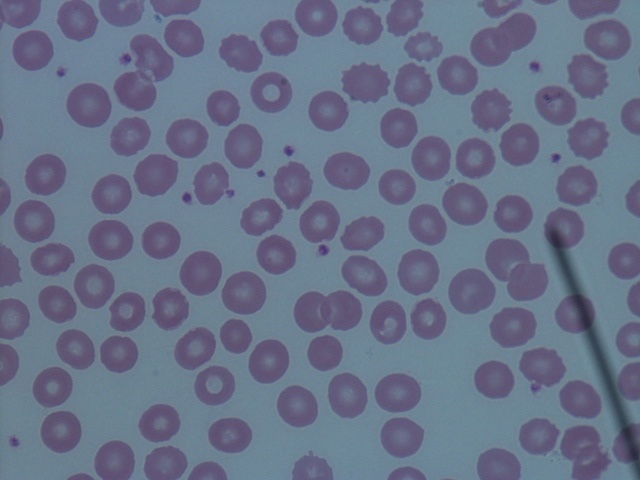
#> input picture 10.jpg, 640 x 480 px; its folder holds only this picture in this run
$ python -i segmentyanes.py   (imports and definitions only)
#> lines starting #> are read from the running program, lines starting #| are printed output that depends on the picture
import cv2 as cv
import imageio
from sklearn.cluster import KMeans
import numpy as np
from sklearn.mixture import GaussianMixture
from sklearn.decomposition import NMF
from skimage.feature import peak_local_max
import os
import time

# ============================================================================
# PREPROCESSING FUNCTIONS (dari Kode 2)
# ============================================================================

# [16 lines left out: function convert_hsv_circular, not called in this run]

def apply_median_filter(img_rgb, kernel_size=3):
    """Step 1: Median Filter untuk mengurangi noise"""
    img_denoised = cv.medianBlur(img_rgb, kernel_size)
    return img_denoised

def rgb2od(I):
    """Helper: convert RGB (0..255) to Optical Density (OD)"""
    I = I.astype(np.float32)
    I = np.clip(I, 1.0, 255.0)
    return -np.log(I / 255.0)

def od2rgb(OD):
    """Helper: convert OD back to RGB"""
    I = np.exp(-OD) * 255.0
    I = np.clip(I, 0, 255).astype(np.uint8)
    return I

def get_stain_matrix_macenko(I, beta=0.15, alpha=1.0):
    """Macenko stain matrix estimator (robustified)"""
    OD = rgb2od(I).reshape((-1, 3))
    mask = (OD.max(axis=1) > beta)
    ODhat = OD[mask]
    if ODhat.shape[0] < 10:
        raise ValueError("Not enough stained pixels found. Try lowering beta or use a different method.")
    _, _, Vt = np.linalg.svd(ODhat.T, full_matrices=False)
    V = Vt[:2, :].T
    projected = np.dot(ODhat, V)
    angles = np.arctan2(projected[:, 1], projected[:, 0])
    low, high = np.percentile(angles, [alpha, 100.0 - alpha])
    v1 = np.dot(V, [np.cos(low), np.sin(low)])
    v2 = np.dot(V, [np.cos(high), np.sin(high)])
    v1 = v1 / np.linalg.norm(v1)
    v2 = v2 / np.linalg.norm(v2)
    W = np.vstack((v1, v2)).T
    return W

# [5 lines left out: function get_concentrations_nnls, not called in this run]

def macenko_normalize(source_rgb, target_rgb, beta=0.15, alpha=1.0):
    """Macenko normalization with robustness"""
    Ws = get_stain_matrix_macenko(source_rgb, beta=beta, alpha=alpha)
    Wt = get_stain_matrix_macenko(target_rgb, beta=beta, alpha=alpha)
    h, w, _ = source_rgb.shape
    OD_s = rgb2od(source_rgb).reshape((-1, 3)).T
    Cs = get_concentrations_nnls(Ws, OD_s)
    OD_t = rgb2od(target_rgb).reshape((-1, 3)).T
    Ct = get_concentrations_nnls(Wt, OD_t)
    maxCt = np.percentile(Ct, 99, axis=1)
    maxCs = np.percentile(Cs, 99, axis=1)
    scaling = (maxCt / (maxCs + 1e-8))[:, np.newaxis]
    Cs_scaled = Cs * scaling
    OD_norm_flat = np.dot(Wt, Cs_scaled)
    OD_norm = OD_norm_flat.T.reshape((h, w, 3))
    img_norm_local = od2rgb(OD_norm)
    return img_norm_local

def nmf_normalize(source_rgb, target_rgb, n_components=2):
    """NMF-based fallback (Vahadane-like)"""
    h, w, _ = source_rgb.shape
    OD_s = rgb2od(source_rgb).reshape((-1, 3))
    OD_t = rgb2od(target_rgb).reshape((-1, 3))
    mask_s = OD_s.max(axis=1) > 0.15
    mask_t = OD_t.max(axis=1) > 0.15
    OD_s_hat = OD_s[mask_s]
    OD_t_hat = OD_t[mask_t]
    if OD_s_hat.shape[0] < 10 or OD_t_hat.shape[0] < 10:
        raise ValueError("Not enough stained pixels for NMF fallback.")
    nmf_t = NMF(n_components=n_components, init='nndsvda', random_state=0, max_iter=500)
    Ht = nmf_t.fit_transform(OD_t_hat)
    Wt = nmf_t.components_
    nmf_s = NMF(n_components=n_components, init='nndsvda', random_state=0, max_iter=500)
    Hs = nmf_s.fit_transform(OD_s_hat)
    Ws = nmf_s.components_
    maxHt = np.percentile(Ht, 99, axis=0)
    maxHs = np.percentile(Hs, 99, axis=0)
    scale = (maxHt / (maxHs + 1e-8))
    Hs_full = nmf_s.transform(OD_s)
    Hs_scaled = Hs_full * scale
    OD_norm = np.dot(Hs_scaled, Wt)
    OD_norm_img = OD_norm.reshape((h, w, 3))
    img_norm_local = od2rgb(OD_norm_img)
    return img_norm_local

def apply_macenko_normalization(img_denoised, ref_img_rgb):
    """Step 2: Macenko Stain Normalization with fallback to NMF"""
    img_macenko = None
    last_error = None

    for beta in (0.15, 0.10, 0.05):
        for alpha in (1.0, 5.0, 10.0):
            try:
                img_macenko = macenko_normalize(img_denoised, ref_img_rgb, beta=beta, alpha=alpha)
                last_error = None
                break
            except Exception as e:
                last_error = e
        if img_macenko is not None:
            break

    if img_macenko is None:
        try:
            img_macenko = nmf_normalize(img_denoised, ref_img_rgb, n_components=2)
            last_error = None
        except Exception as e:
            last_error = e

    if img_macenko is None:
        print(f"⚠️ Normalization failed: {last_error}. Using denoised image.")
        return img_denoised

    return img_macenko

def apply_clahe(img_macenko, clip_limit=2.0, tile_grid_size=(8, 8)):
    """Step 3: CLAHE (Contrast Limited Adaptive Histogram Equalization)"""
    lab = cv.cvtColor(img_macenko, cv.COLOR_RGB2LAB)
    L, A, B = cv.split(lab)
    clahe = cv.createCLAHE(clipLimit=clip_limit, tileGridSize=tile_grid_size)
    L_cl = clahe.apply(L)
    lab_cl = cv.merge((L_cl, A, B))
    img_clahe = cv.cvtColor(lab_cl, cv.COLOR_LAB2RGB)
    return img_clahe

def apply_log_enhancement(img_clahe, sigma=1.5, alpha=0.5):
    """Step 4: LoG (Laplacian of Gaussian) with Edge Enhancement"""
    img_clahe_float = img_clahe.astype(np.float32) / 255.0
    ksize = int(2 * np.ceil(3 * sigma) + 1)

    img_log_edges = np.zeros_like(img_clahe_float)
    for i in range(3):
        blurred = cv.GaussianBlur(img_clahe_float[:,:,i], (ksize, ksize), sigma)
        laplacian = cv.Laplacian(blurred, cv.CV_32F, ksize=3)
        img_log_edges[:,:,i] = laplacian

    img_sharpened = img_clahe_float - alpha * img_log_edges
    img_sharpened = np.clip(img_sharpened, 0, 1)
    img_log_result = (img_sharpened * 255).astype(np.uint8)

    return img_log_result

def preprocess_image(img_rgb, ref_img_rgb=None):
    """Complete preprocessing pipeline for blood smear images"""
    if ref_img_rgb is None:
        ref_img_rgb = img_rgb.copy()

    img_denoised = apply_median_filter(img_rgb, kernel_size=3)
    img_macenko = apply_macenko_normalization(img_denoised, ref_img_rgb)
    img_clahe = apply_clahe(img_macenko, clip_limit=2.0, tile_grid_size=(8, 8))
    img_preprocessed = apply_log_enhancement(img_clahe, sigma=1.5, alpha=0.5)

    return img_preprocessed

# ============================================================================
# K-MEANS CLUSTERING (simplified from Kode 1)
# ============================================================================

# [654 lines left out: functions kmeans_segmentation, bounded_opening, remove_unwanted_cells, remove_unwanted_cells_extended, bounded_opening_frs, separate_overlapping_rbc_with_gmm and 5 more, not called in this run]

>>> import cv2
>>> picture = cv2.cvtColor(cv2.imread('10.jpg'), cv2.COLOR_BGR2RGB)
>>> result = preprocess_image(picture)
#> the loop in apply_macenko_normalization, `for beta in (0.15, 0.10, 0.05):` made 3 passes
#> pass 1, in rgb2od, `I = I.astype(np.float32)`:
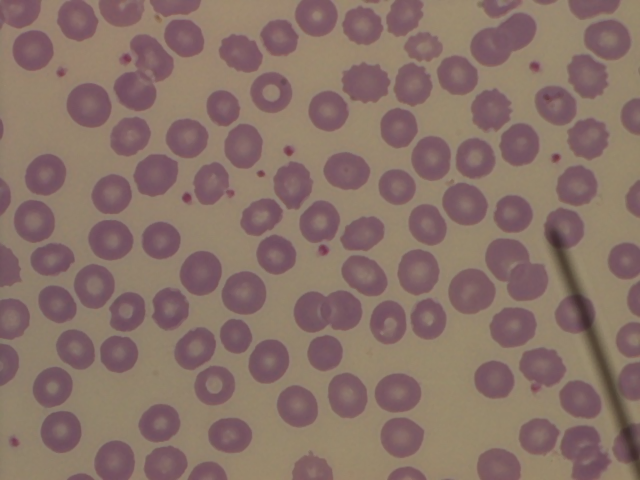
#> I: shape (480, 640, 3) float32; mean of channels 0, 1, 2 104.3, 113.6, 137; drawn as B, G, R
#> in rgb2od (call 10), `return -np.log(I / 255.0)`:
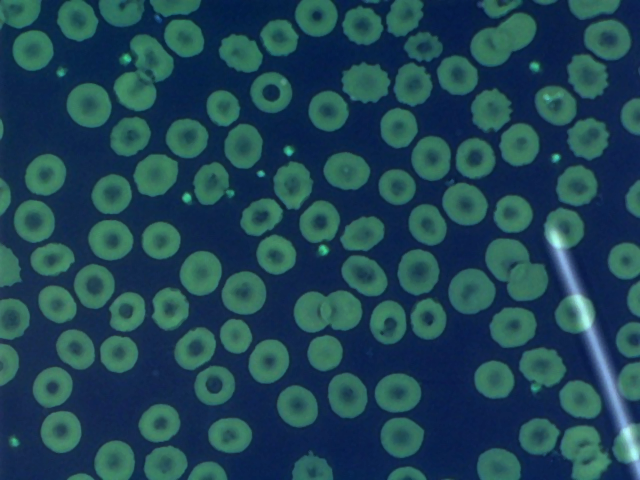
#> returned value: shape (480, 640, 3) float32; mean of channels 0, 1, 2 0.898, 0.826, 0.627; drawn with min black and max white
#> in nmf_normalize, `Ht = nmf_t.fit_transform(OD_t_hat)`: Ht = 307200 pairs, first value 0 to 0.0717, second value 0 to 0.353
#> in nmf_normalize, `Hs = nmf_s.fit_transform(OD_s_hat)`: Hs = 307200 pairs, first value 0 to 0.0707, second value 0 to 0.326
#> in nmf_normalize, `maxHt = np.percentile(Ht, 99, axis=0)`: maxHt = [0.0477, 0.237]
#> in nmf_normalize, `maxHs = np.percentile(Hs, 99, axis=0)`: maxHs = [0.0474, 0.236]
#> in nmf_normalize, `scale = (maxHt / (maxHs + 1e-8))`: scale = [1.01, 1]
#> in nmf_normalize, `Hs_full = nmf_s.transform(OD_s)`: Hs_full = 307200 pairs, first value 0 to 0.0706, second value 0 to 0.322
#> in nmf_normalize, `Hs_scaled = Hs_full * scale`: Hs_scaled = 307200 pairs, first value 0 to 0.0711, second value 0 to 0.323
#> in apply_clahe, `lab = cv.cvtColor(img_macenko, cv.COLOR_RGB2LAB)`: lab: shape (480, 640, 3); mean of channels 0, 1, 2 121.3, 130.2, 114.1
#> in apply_clahe, `L, A, B = cv.split(lab)`:
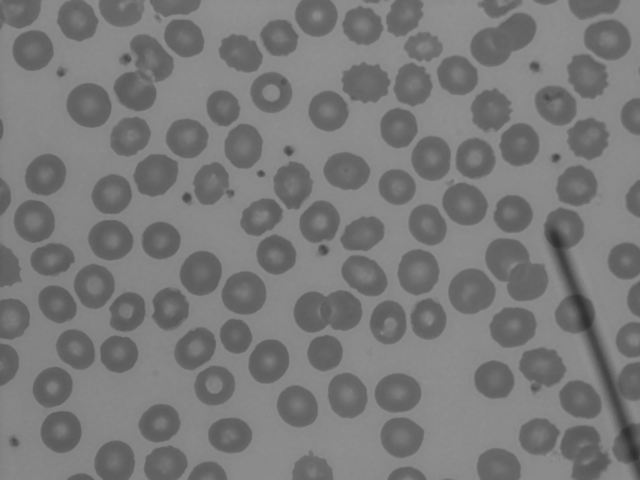
#> L: shape (480, 640); min 47, max 145, mean 121.3
#> in apply_clahe, `L, A, B = cv.split(lab)`:
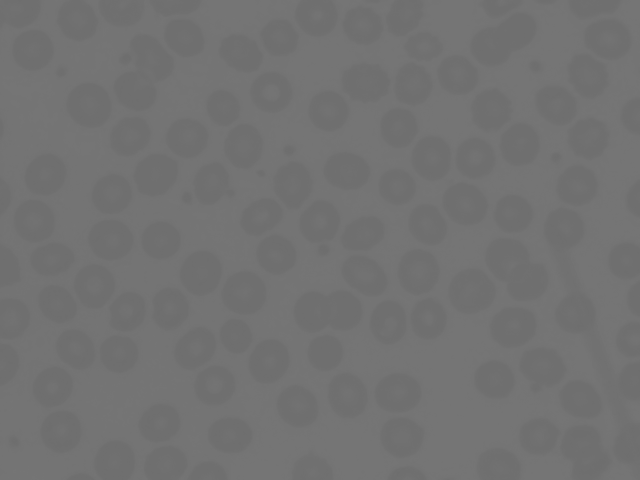
#> B: shape (480, 640); min 110, max 118, mean 114.1
#> in apply_clahe, `lab_cl = cv.merge((L_cl, A, B))`: lab_cl: shape (480, 640, 3); mean of channels 0, 1, 2 132.9, 130.2, 114.1
#> in apply_clahe, `img_clahe = cv.cvtColor(lab_cl, cv.COLOR_LAB2RGB)`:
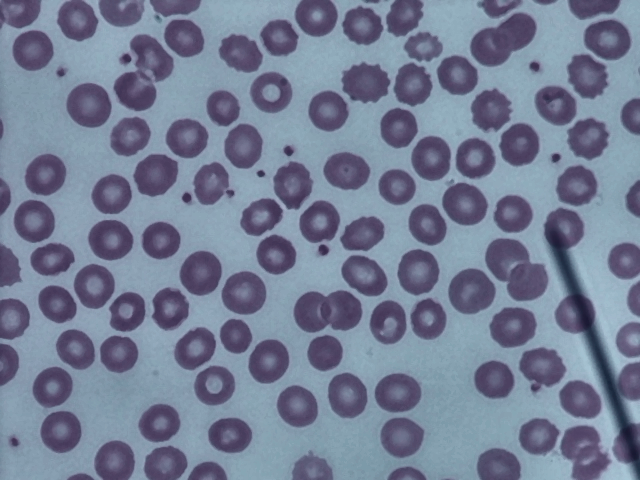
#> img_clahe: shape (480, 640, 3); mean R, G, B 115.5, 125.2, 148.5
#> the loop in apply_log_enhancement, `for i in range(3):` made 3 passes
#> pass 1, in apply_log_enhancement, `laplacian = cv.Laplacian(blurred, cv.CV_32F, ksize=3)`:
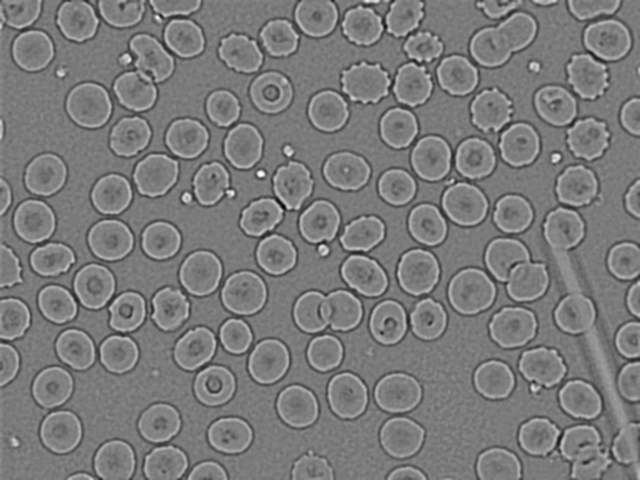
#> laplacian: shape (480, 640) float32; min -0.218, max 0.232, mean 2.06e-05; drawn with min black and max white
#> after the loop in apply_log_enhancement, `for i in range(3):`:
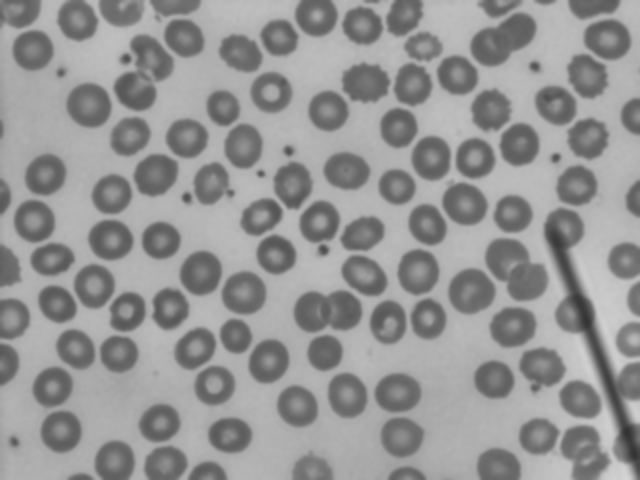
#> blurred: shape (480, 640) float32; min 0.201, max 0.828, mean 0.583

$ run again, on 11.jpg
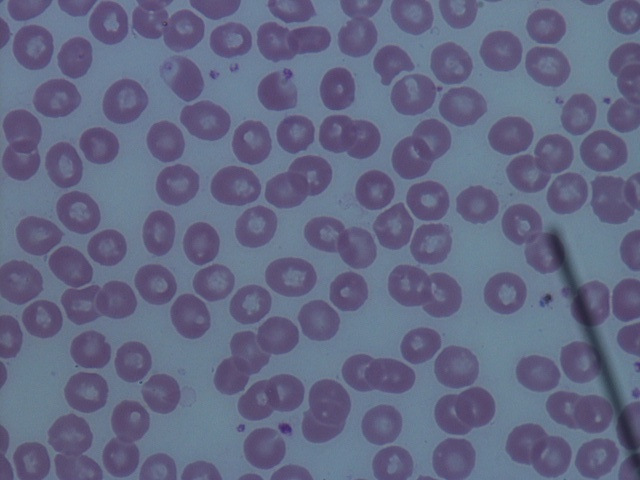
#> input picture 11.jpg, 640 x 480 px
#> in rgb2od (call 10), `return -np.log(I / 255.0)`:
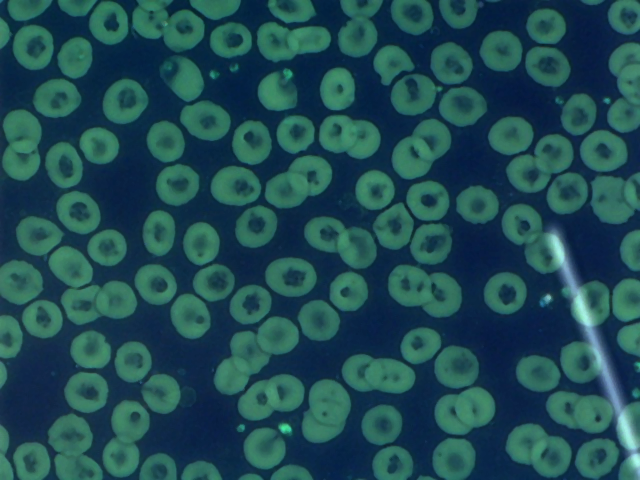
#> returned value: shape (480, 640, 3) float32; mean of channels 0, 1, 2 0.947, 0.912, 0.66; drawn with min black and max white
#> Ht = 307200 pairs, first value 0 to 0.0769, second value 0 to 0.362
#> Hs = 307200 pairs, first value 0 to 0.0721, second value 0 to 0.362
#> maxHt = [0.0491, 0.258]
#> maxHs = [0.049, 0.258]
#> scale = [1, 0.999]
#> Hs_full = 307200 pairs, first value 0 to 0.0717, second value 0 to 0.357
#> Hs_scaled = 307200 pairs, first value 0 to 0.0718, second value 0 to 0.357
#> lab: shape (480, 640, 3); mean of channels 0, 1, 2 113.5, 132.8, 111.9
#> lab_cl: shape (480, 640, 3); mean of channels 0, 1, 2 126.2, 132.8, 111.9
#> after the loop in apply_log_enhancement, `for i in range(3):`:
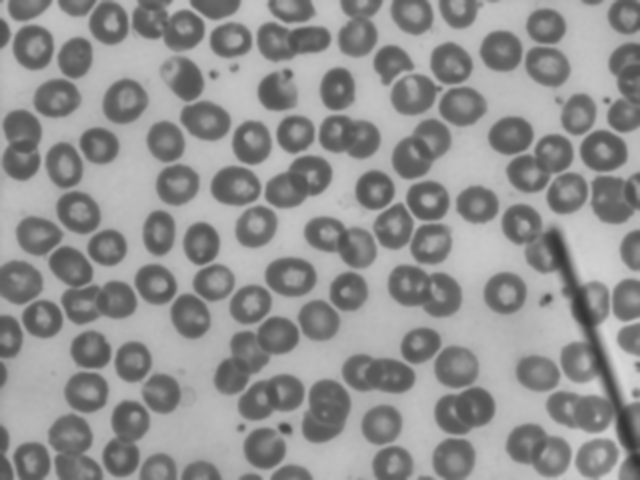
#> blurred: shape (480, 640) float32; min 0.196, max 0.852, mean 0.571

$ run again, on 12.jpg
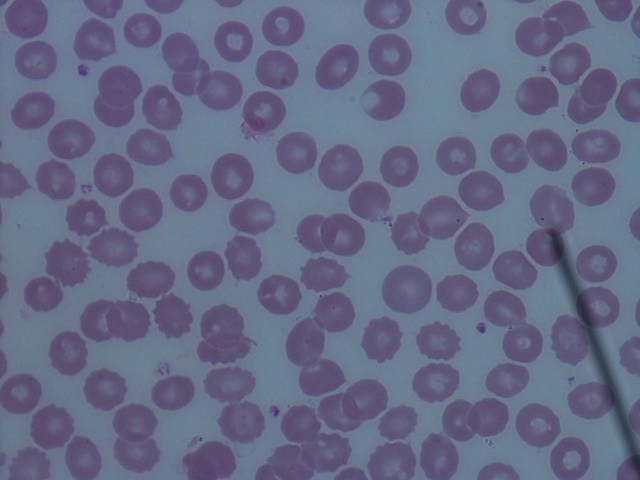
#> input picture 12.jpg, 640 x 480 px
#> in rgb2od (call 10), `return -np.log(I / 255.0)`:
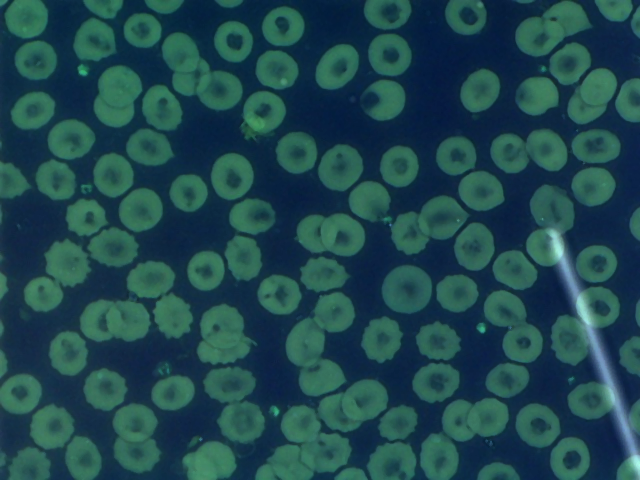
#> returned value: shape (480, 640, 3) float32; mean of channels 0, 1, 2 0.931, 0.898, 0.654; drawn with min black and max white
#> Ht = 307200 pairs, first value 0 to 0.0811, second value 0 to 0.353
#> Hs = 307200 pairs, first value 0 to 0.0767, second value 0 to 0.356
#> maxHt = [0.0496, 0.251]
#> maxHs = [0.0495, 0.25]
#> scale = [1, 1]
#> Hs_full = 307200 pairs, first value 0 to 0.0763, second value 0 to 0.352
#> Hs_scaled = 307200 pairs, first value 0 to 0.0765, second value 0 to 0.353
#> lab: shape (480, 640, 3); mean of channels 0, 1, 2 114.6, 132.7, 112.3
#> lab_cl: shape (480, 640, 3); mean of channels 0, 1, 2 126.4, 132.7, 112.3
#> after the loop in apply_log_enhancement, `for i in range(3):`:
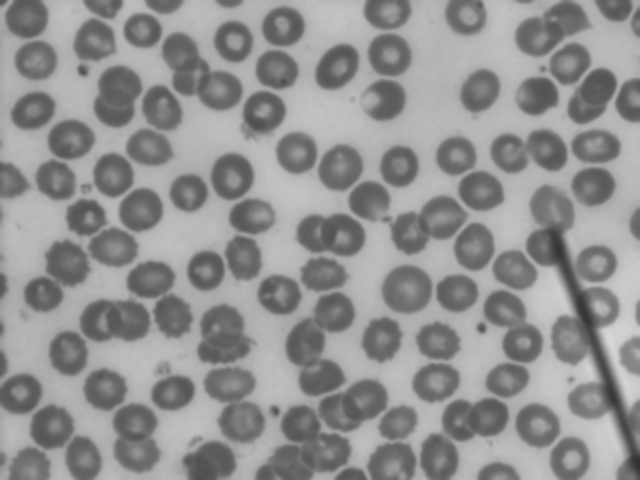
#> blurred: shape (480, 640) float32; min 0.193, max 0.851, mean 0.569

$ run again, on 13.jpg
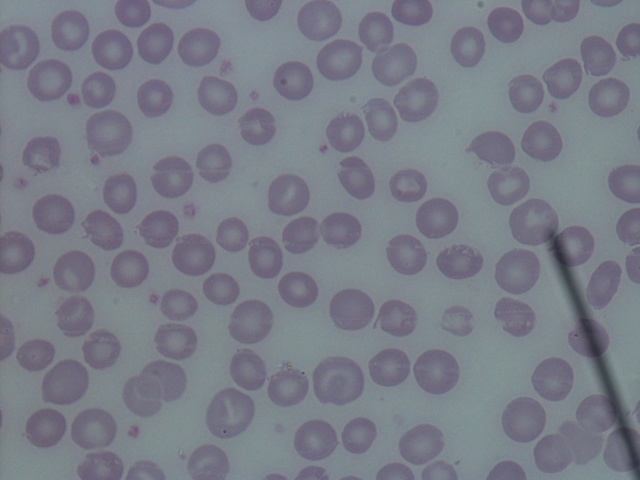
#> input picture 13.jpg, 640 x 480 px
#> Ht = 307200 pairs, first value 0 to 0.093, second value 0 to 0.449
#> Hs = 307200 pairs, first value 0 to 0.0906, second value 0 to 0.427
#> maxHt = [0.0645, 0.225]
#> maxHs = [0.0634, 0.226]
#> scale = [1.02, 0.996]
#> Hs_full = 307200 pairs, first value 0 to 0.0882, second value 0 to 0.409
#> Hs_scaled = 307200 pairs, first value 0 to 0.0897, second value 0 to 0.408
#> lab: shape (480, 640, 3); mean of channels 0, 1, 2 132.2, 129.2, 121.4
#> lab_cl: shape (480, 640, 3); mean of channels 0, 1, 2 140.6, 129.2, 121.4
#> the loop in apply_log_enhancement, `for i in range(3):` made 3 passes
#> pass 1, in apply_log_enhancement, `laplacian = cv.Laplacian(blurred, cv.CV_32F, ksize=3)`:
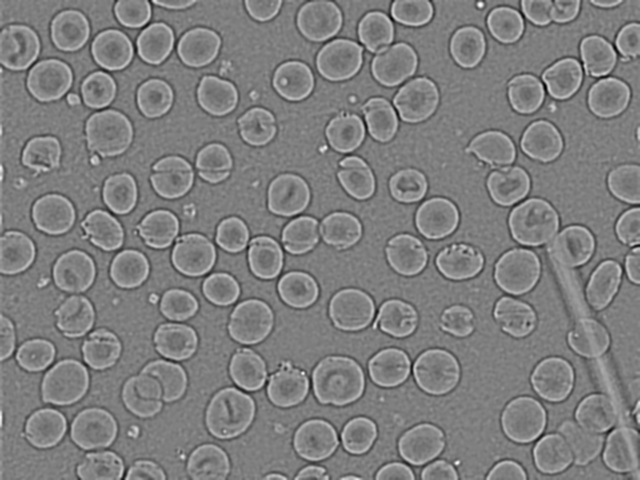
#> laplacian: shape (480, 640) float32; min -0.197, max 0.196, mean 3.21e-05; drawn with min black and max white
